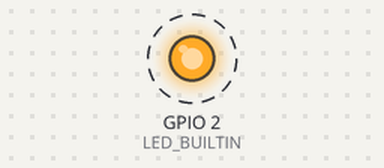
Bench run of a sketch on a simulated ESP32. On the bench: output pins drawn as LEDs (lit = HIGH). Dashed ring = blinking. What the sketch prints to the serial monitor is not drawn.

Above: at 0.5 s.
Timing chart, 0 to 4.6 s (numbered marks = the images above):
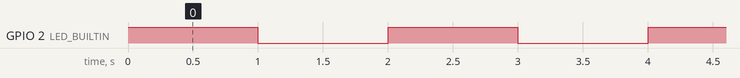

The sketch:

Monitor.ino
```cpp
#if CONFIG_FREERTOS_UNICORE
#define ARDUINO_RUNNING_CORE 0
#else
#define ARDUINO_RUNNING_CORE 1
#endif

#ifndef LED_BUILTIN
#define LED_BUILTIN 2
#endif

// define two tasks for Blink & AnalogRead
void TaskBlink( void *pvParameters );
void TaskMonitor( void *pvParameters );

// the setup function runs once when you press reset or power the board
void setup() {

  // initialize serial communication at 115200 bits per second:
  Serial.begin(115200);

  // Now set up two tasks to run independently.
  xTaskCreatePinnedToCore(
    TaskBlink
    ,  "TaskBlink"   // A name just for humans
    ,  1024  // This stack size can be checked & adjusted by reading the Stack Highwater
    ,  NULL
    ,  2  // Priority, with 3 (configMAX_PRIORITIES - 1) being the highest, and 0 being the lowest.
    ,  NULL
    ,  ARDUINO_RUNNING_CORE);

  xTaskCreatePinnedToCore(
    TaskMonitor
    ,  "Monitor"
    ,  1024  // Stack size
    ,  NULL
    ,  1  // Priority
    ,  NULL
    ,  0);

  // Now the task scheduler, which takes over control of scheduling individual tasks, is automatically started.
}

void loop()
{
  // Empty. Things are done in Tasks.
}

/*--------------------------------------------------*/
/*---------------------- Tasks ---------------------*/
/*--------------------------------------------------*/

void TaskBlink(void *pvParameters)  // This is a task.
{
  (void) pvParameters;

/*
  Blink
  Turns on an LED on for one second, then off for one second, repeatedly.

  If you want to know what pin the on-board LED is connected to on your ESP32 model, check
  the Technical Specs of your board.
*/

  // initialize digital LED_BUILTIN on pin 13 as an output.
  pinMode(LED_BUILTIN, OUTPUT);

  for (;;) // A Task shall never return or exit.
  {
    digitalWrite(LED_BUILTIN, HIGH);   // turn the LED on (HIGH is the voltage level)
    vTaskDelay(1000);  // one tick delay (15ms) in between reads for stability
    digitalWrite(LED_BUILTIN, LOW);    // turn the LED off by making the voltage LOW
    vTaskDelay(1000);  // one tick delay (15ms) in between reads for stability
    Serial.print('.');
  }
}

void TaskMonitor(void *pvParameters)  // This is a task.
{
  (void) pvParameters;

/*

*/
  char ch;

  for (;;)
  { if (Serial.available()) {
    ch=Serial.read();
 ;   Serial.print(ch);
  }
    vTaskDelay(10);  // one tick delay (15ms) in between reads for stability
  }
}
```

Measured:
- by itself, GPIO 2 (LED_BUILTIN): alternates HIGH for 1.0 s and LOW for 1.0 s
